Frame 1 (no input): blank canvas, image omitted
Frame 60 (no input): blank canvas, image omitted
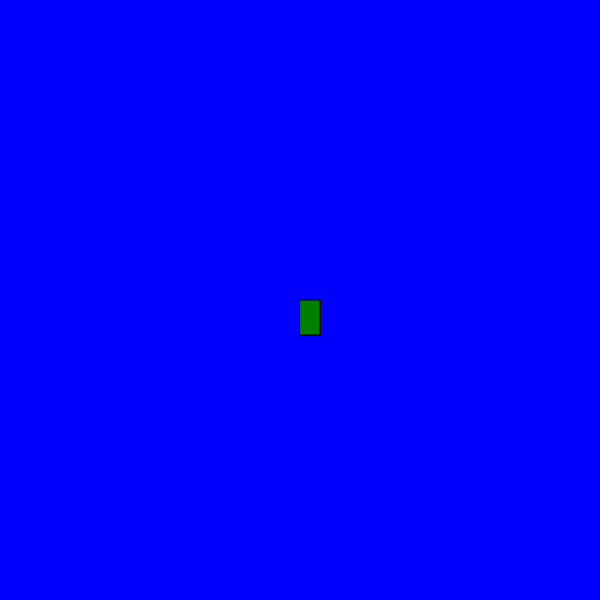
Frame 120 (the mouse pressed at the canvas centre since frame 60)

The p5.js sketch whose frames 1 and 60 were blank and that drew this single picture after the mouse press (run headless with seeded random() and noise() and a simulated clock; from frame 60 on, the mouse is pressed at the canvas centre):

// p5.js sketch
// ── sketch.js
function setup() {
    createCanvas(600, 600);
      background("blue");
  
  }
  
  function draw() {
    
    stroke("black")
    fill("green")
    
    //console.log(mouseIsPressed)
    
    if (mouseIsPressed)  {
    rect(mouseX,mouseY,20,35);}
    
    
  }
